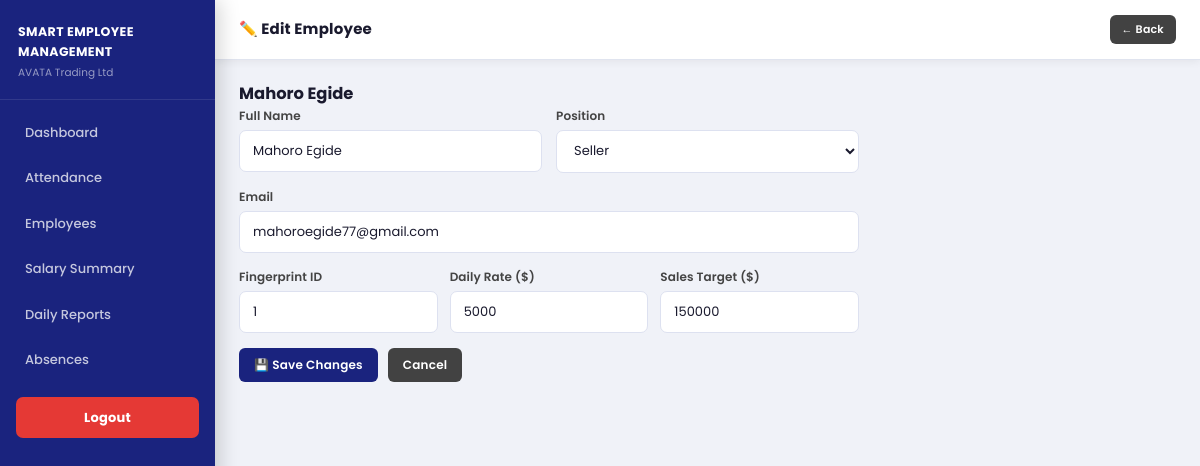
Page /admin/edit_emp.php?id=1 (signed in) on the committed database.
### tables this page shows
CREATE TABLE `employee` (
  `id` int(11) NOT NULL,
  `fingerprintId` int(11) DEFAULT NULL,
  `name` varchar(191) NOT NULL,
  `position` varchar(191) DEFAULT NULL,
  `salaryRatePerDay` double DEFAULT 10,
  `dailySalesTarget` double DEFAULT 500,
  `email` varchar(191) DEFAULT NULL,
  `loginOtp` varchar(10) DEFAULT NULL,
  `loginOtpExpiresAt` datetime DEFAULT NULL,
  `createdAt` datetime DEFAULT current_timestamp(),
  `updatedAt` datetime DEFAULT current_timestamp() ON UPDATE current_timestamp()
);

### config.php (called while the page is built, shortened)
<?php
function db(){
    $c=new mysqli(DB_HOST,DB_USER,DB_PASS,DB_NAME);
    $c->set_charset('utf8mb4');
    return $c;
}
function esc($s){ return htmlspecialchars((string)$s,ENT_QUOTES,'UTF-8'); }
function row($sql){ $r=db()->query($sql); return $r?$r->fetch_assoc():null; }
?>

### admin/edit_emp.php (the view, shortened to what this page needs)
<?php
require_once '../config.php'; authAdmin();
$id=(int)($_GET['id']??0);$e=row("SELECT * FROM employee WHERE id=$id");
?>
<!DOCTYPE html>
<html lang="en">
<head>
<link rel="stylesheet" href="../assets/css/style.css">
</head>
<body>
<div class="layout"><?php include '_sb.php'; ?>
<div class="main">
  <div class="topbar">
    <div class="topbar-left"><h1>✏️ Edit Employee</h1></div>
    <div class="topbar-right"><a href="employees.php" class="btn btn-gray btn-sm">← Back</a></div>
  </div>
  <div class="page">
    <div class="card" style="max-width:620px;">
      <div class="card-head"><h3><?= esc($e['name']) ?></h3></div>
      <div class="card-body">
        <form method="POST">
          <div class="row2">
            <div class="fg"><label>Full Name</label><input type="text" name="name" class="fc" value="<?= esc($e['name']) ?>" required></div>
            <div class="fg"><label>Position</label>
              <select name="position" class="fc">
                <?php foreach(['Seller','Delivery Person','Store Keeper','Manager'] as $p): ?>
                <option value="<?= $p ?>" <?= $e['position']===$p?'selected':'' ?>><?= $p ?></option>
                <?php endforeach; ?>
              </select>
            </div>
          </div>
          <div class="fg"><label>Email</label><input type="email" name="email" class="fc" value="<?= esc($e['email']) ?>" required></div>
          <div class="row3">
            <div class="fg"><label>Fingerprint ID</label><input type="number" name="fp_id" class="fc" value="<?= $e['fingerprintId'] ?>"></div>
            <div class="fg"><label>Daily Rate ($)</label><input type="number" name="salary" step="0.01" class="fc" value="<?= $e['salaryRatePerDay'] ?>"></div>
            <div class="fg"><label>Sales Target ($)</label><input type="number" name="target" step="0.01" class="fc" value="<?= $e['dailySalesTarget'] ?>"></div>
          </div>
          <div class="flex gap10"><button type="submit" name="save" class="btn btn-navy">💾 Save Changes</button><a href="employees.php" class="btn btn-gray">Cancel</a></div>
        </form>
      </div>
    </div>
  </div>
</div>
</div>
</body>
</html>

### assets/css/style.css (style rules this page uses)
*, *::before, *::after { box-sizing: border-box; margin: 0; padding: 0; }
:root { --navy: #1a237e; --navy-dark: #0d1560; --navy-light: #283593; --blue: #1565c0; --blue-light: #1976d2; --red: #c62828; --red-light: #e53935; --orange: #e65100; --orange-light:#f57c00; --green: #2e7d32; --green-light: #43a047; --teal: #00695c; --teal-light: #00897b; --purple: #6a1b9a; --gray-btn: #424242; --ic-navy: #e8eaf6; --ic-blue: #e3f2fd; --ic-green: #e8f5e9; --ic-red: #ffebee; --ic-orange: #fff3e0; --ic-teal: #e0f2f1; --ic-purple: #f3e5f5; --ic-gray: #f5f5f5; --sidebar-w: 215px; --topbar-h: 60px; --font: 'Poppins', 'Segoe UI', sans-serif; --white: #ffffff; --bg: #f0f2f8; --border: #e0e4ef; --text: #1a1a2e; --muted: #6b7280; --shadow: 0 2px 12px rgba(26,35,126,.10); --shadow2: 0 4px 20px rgba(26,35,126,.14); }
html { font-size: 14px; }
body { font-family: var(--font); background: var(--bg); color: var(--text); min-height: 100vh; line-height: 1.5; }
.layout { display: flex; min-height: 100vh; }
.main { margin-left: var(--sidebar-w); flex: 1; display: flex; flex-direction: column; }
.topbar { background: var(--white); height: auto; min-height: var(--topbar-h); padding: 10px 24px; border-bottom: 1px solid var(--border); display: flex; align-items: center; justify-content: space-between; flex-wrap: wrap; gap: 10px; position: sticky; top: 0; z-index: 100; box-shadow: 0 2px 8px rgba(0,0,0,.06); }
.topbar-left h1 { font-size: 15px; font-weight: 700; color: var(--text); letter-spacing: .2px; }
.topbar-right { display: flex; align-items: center; gap: 7px; flex-wrap: wrap; }
.page { padding: 22px 24px; flex: 1; }
.btn { display: inline-flex; align-items: center; justify-content: center; gap: 5px; padding: 8px 15px; border: none; border-radius: 6px; cursor: pointer; font-family: var(--font); font-size: 12px; font-weight: 600; text-decoration: none; white-space: nowrap; transition: transform .15s, box-shadow .15s, opacity .15s; letter-spacing: .2px; }
.btn-navy { background: var(--navy); color: #fff; }
.btn-gray { background: var(--gray-btn); color: #fff; }
.btn-sm { padding: 6px 12px; font-size: 11px; }
.fg { margin-bottom: 15px; }
.fg label { display: block; font-size: 12px; font-weight: 600; color: #444; margin-bottom: 5px; letter-spacing: .1px; }
.fc { width: 100%; padding: 10px 13px; border: 1.5px solid #dde1f0; border-radius: 7px; font-family: var(--font); font-size: 13px; color: var(--text); background: #fff; transition: border-color .2s, box-shadow .2s; outline: none; }
select.fc { cursor: pointer; }
.row2 { display: grid; grid-template-columns: 1fr 1fr; gap: 14px; }
.row3 { display: grid; grid-template-columns: 1fr 1fr 1fr; gap: 12px; }
.flex { display: flex; align-items: center; }
.gap10 { gap: 10px; }

### rows in the picture
employee: name "Mahoro Egide", position "Seller", email "mahoroegide77@gmail.com", fp_id "1", salary "5000", target "150000"
